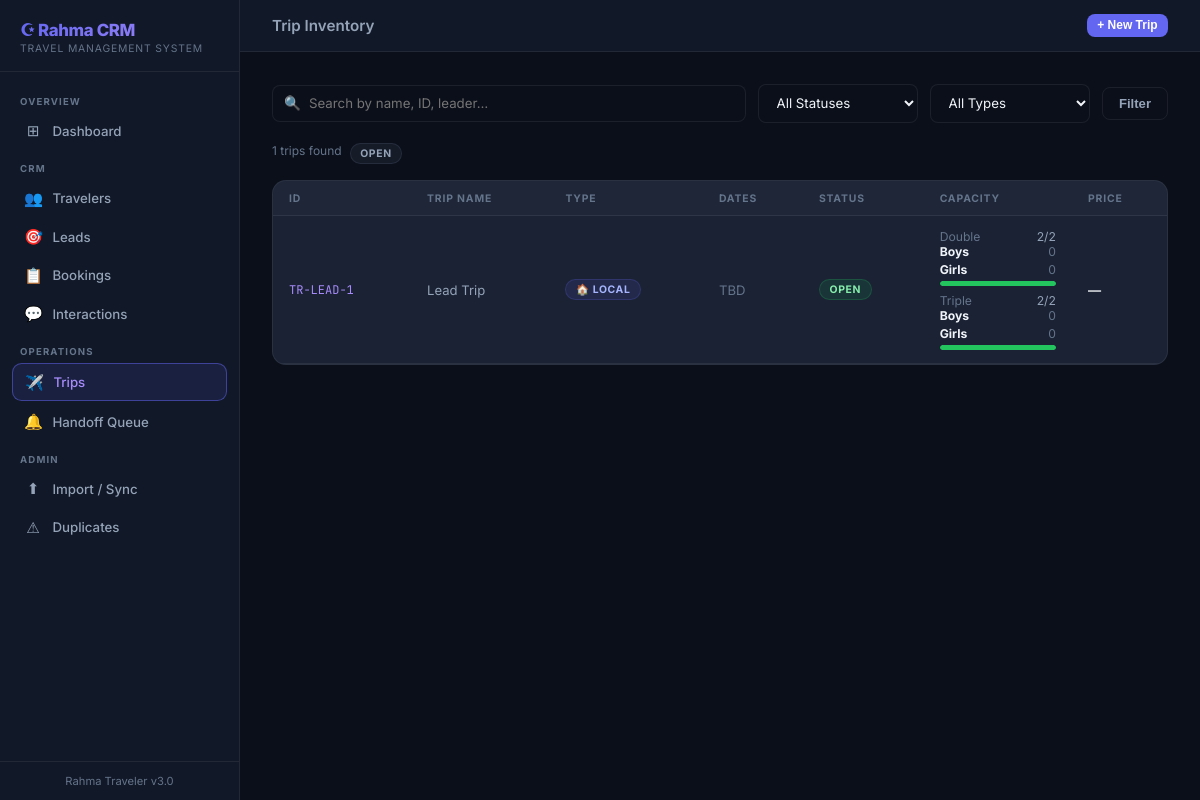
The page /trips/ on the database its author committed.
### app/models/trip.py (models this page shows, shortened)
class Trip(db.Model):
    __tablename__ = 'trips'
    trip_id = db.Column(db.String(50), primary_key=True)
    trip_name = db.Column(db.String(200), nullable=False)
    type = db.Column(db.String(50)) # Local / International
    year = db.Column(db.Integer)
    trip_leader = db.Column(db.String(100))
    start_date = db.Column(db.Date)
    end_date = db.Column(db.Date)
    sales_status = db.Column(db.String(50)) # Open / Closed / Cancelled
    data_audit = db.Column(db.Text)
    trip_window_status = db.Column(db.String(50))
    trip_availability_note = db.Column(db.Text)
    next_reengage_date = db.Column(db.Date)
    single_total = db.Column(db.Integer, default=0)
    double_total = db.Column(db.Integer, default=0)
    triple_total = db.Column(db.Integer, default=0)
    single_remaining = db.Column(db.Integer, default=0)
    double_remaining = db.Column(db.Integer, default=0)
    triple_remaining = db.Column(db.Integer, default=0)
    draft_holds_single = db.Column(db.Integer, default=0)
    draft_holds_double = db.Column(db.Integer, default=0)
    draft_holds_triple = db.Column(db.Integer, default=0)
    boys_double = db.Column(db.Integer, default=0)
    girls_double = db.Column(db.Integer, default=0)
    boys_triple = db.Column(db.Integer, default=0)
    girls_triple = db.Column(db.Integer, default=0)
    public_price = db.Column(db.String(200))
    public_description = db.Column(db.Text)
    sales_notes = db.Column(db.Text)
    bookings = db.relationship('TripBooking', backref='trip', lazy=True)

### app/routes/trips.py (the view)
@trips_bp.route('/')
def index():
    q = request.args.get('q', '')
    status = request.args.get('status', '')
    trip_type = request.args.get('type', '')
    query = Trip.query
    if q:
        query = query.filter(or_(
            Trip.trip_name.ilike(f'%{q}%'),
            Trip.trip_id.ilike(f'%{q}%'),
            Trip.trip_leader.ilike(f'%{q}%'),
        ))
    if status:
        query = query.filter(Trip.sales_status == status)
    if trip_type:
        query = query.filter(Trip.type == trip_type)
    trips = query.order_by(Trip.start_date.desc()).all()
    statuses = [r[0] for r in db.session.query(Trip.sales_status).distinct().all() if r[0]]
    types = [r[0] for r in db.session.query(Trip.type).distinct().all() if r[0]]
    return render_template('trips/index.html',
                           trips=trips,
                           q=q,
                           current_status=status,
                           current_type=trip_type,
                           statuses=statuses,
                           types=types)

### app/templates/trips/index.html (shortened to what this page needs)
{% extends "base.html" %}
{% block topbar_title %}Trip Inventory{% endblock %}
{% block topbar_actions %}
<button onclick="openModal('createTrip')" class="btn btn-primary btn-sm">+ New Trip</button>
{% endblock %}
{% block content %}
<form method="GET" action="{{ url_for('trips.index') }}" class="search-bar">
    <div class="search-input-wrap">
        <span class="search-icon">🔍</span>
        <input class="form-input" type="text" name="q" value="{{ q }}" placeholder="Search by name, ID, leader…">
    </div>
    <select class="form-select" name="status" style="width:160px">
        <option value="">All Statuses</option>
    </select>
    <select class="form-select" name="type" style="width:160px">
        <option value="">All Types</option>
    </select>
    <button type="submit" class="btn btn-ghost">Filter</button>
</form>
<div style="display:flex;gap:0.5rem;margin-bottom:1rem;flex-wrap:wrap">
    <span style="font-size:0.75rem;color:var(--text-muted)">{{ trips|length }} trips found</span>
    {% for s in statuses %}
    <a href="{{ url_for('trips.index', status=s) }}"
       style="text-decoration:none"
       class="badge {% if current_status == s %}badge-blue{% else %}badge-gray{% endif %}">{{ s }}</a>
    {% endfor %}
</div>
{% if trips %}
<div class="card" style="padding:0;overflow:hidden">
    <table class="data-table">
        <thead><tr>
            <th>ID</th>
            <th>Trip Name</th>
            <th>Type</th>
            <th>Dates</th>
            <th>Status</th>
            <th>Capacity</th>
            <th>Price</th>
        </tr></thead>
        <tbody>
        {% for trip in trips %}
        <tr onclick="window.location='{{ url_for('trips.detail', trip_id=trip.trip_id) }}'">
            <td class="mono">{{ trip.trip_id }}</td>
            <td>
                <div class="primary">{{ trip.trip_name }}</div>
            </td>
            <td>
                {% if trip.type == 'International' %}
                    <span class="badge badge-purple">🌍 {{ trip.type }}</span>
                {% else %}
                    <span class="badge badge-blue">🏠 {{ trip.type or '—' }}</span>
                {% endif %}
            </td>
            <td>
                {% if trip.start_date %}
                <div style="font-size:0.8rem;color:var(--text-main)">{{ trip.start_date.strftime('%d %b %Y') }}</div>
                <div style="font-size:0.7rem;color:var(--text-muted)">→ {{ trip.end_date.strftime('%d %b %Y') if trip.end_date else 'TBD' }}</div>
                {% else %}
                <span style="color:var(--text-muted)">TBD</span>
                {% endif %}
            </td>
            <td>
                {% if trip.sales_status == 'Open' %}<span class="badge badge-green">Open</span>
                {% elif trip.sales_status == 'Closed' %}<span class="badge badge-red">Closed</span>
                {% elif trip.sales_status == 'Cancelled' %}<span class="badge badge-gray">Cancelled</span>
                {% else %}<span class="badge badge-yellow">{{ trip.sales_status or '—' }}</span>{% endif %}
            </td>
            <td>
                {% set double_total = trip.double_total or 0 %}
                {% set triple_total = trip.triple_total or 0 %}
                <div style="display:flex;flex-direction:column;gap:0.45rem;font-size:0.76rem">
                    {% set d_pct = (trip.double_remaining / double_total * 100) if double_total else 0 %}
                    {% set t_pct = (trip.triple_remaining / triple_total * 100) if triple_total else 0 %}
                    <div>
                        <div style="display:flex;justify-content:space-between;gap:0.75rem">
                            <span style="color:var(--text-muted)">Double</span>
                            <span>{{ trip.double_remaining }}/{{ double_total }}</span>
                        </div>
                        <div style="display:flex;flex-direction:column;gap:0.2rem;color:var(--text-muted)">
                            <div style="display:flex;justify-content:space-between;gap:0.75rem">
                                <span style="font-weight:700;color:var(--text-main)">Boys</span>
                                <span>{{ trip.boys_double or 0 }}</span>
                            </div>
                            <div style="display:flex;justify-content:space-between;gap:0.75rem">
                                <span style="font-weight:700;color:var(--text-main)">Girls</span>
                                <span>{{ trip.girls_double or 0 }}</span>
                            </div>
                        </div>
                        <div class="cap-bar"><div class="cap-fill {% if d_pct > 30 %}good{% elif d_pct > 0 %}warn{% else %}empty{% endif %}" style="width:{{ d_pct }}%"></div></div>
                    </div>
                    <div>
                        <div style="display:flex;justify-content:space-between;gap:0.75rem">
                            <span style="color:var(--text-muted)">Triple</span>
                            <span>{{ trip.triple_remaining }}/{{ triple_total }}</span>
                        </div>
                        <div style="display:flex;flex-direction:column;gap:0.2rem;color:var(--text-muted)">
                            <div style="display:flex;justify-content:space-between;gap:0.75rem">
                                <span style="font-weight:700;color:var(--text-main)">Boys</span>
                                <span>{{ trip.boys_triple or 0 }}</span>
                            </div>
                            <div style="display:flex;justify-content:space-between;gap:0.75rem">
                                <span style="font-weight:700;color:var(--text-main)">Girls</span>
                                <span>{{ trip.girls_triple or 0 }}</span>
                            </div>
                        </div>
                        <div class="cap-bar"><div class="cap-fill {% if t_pct > 30 %}good{% elif t_pct > 0 %}warn{% else %}empty{% endif %}" style="width:{{ t_pct }}%"></div></div>
                    </div>
                </div>
            </td>
            <td style="color:var(--text-main);font-weight:600">{{ trip.public_price or '—' }}</td>
        </tr>
        {% endfor %}
        </tbody>
    </table>
</div>
{% endif %}
{% endblock %}

### app/templates/base.html (style rules this page uses)
*, *::before, *::after { box-sizing: border-box; margin: 0; padding: 0; }
:root { --bg-base: #0b0f1a; --bg-surface: #111827; --bg-card: #1a2234; --bg-hover: #1e2a40; --border: rgba(255,255,255,0.07); --border-act: rgba(99,102,241,0.5); --accent: #6366f1; --accent-2: #a78bfa; --text-main: #f1f5f9; --text-muted: #64748b; --text-dim: #94a3b8; --green: #22c55e; --yellow: #eab308; --red: #ef4444; --sidebar-w: 240px; }
html, body { height: 100%; font-family: 'Inter', sans-serif; background: var(--bg-base); color: var(--text-main); }
.btn { display: inline-flex; align-items: center; gap: 0.4rem; padding: 0.5rem 1rem; border-radius: 0.5rem; font-size: 0.82rem; font-weight: 600; border: none; cursor: pointer; text-decoration: none; transition: all 0.15s ease; }
.btn-primary { background: var(--accent); color: #fff; }
.btn-ghost { background: transparent; color: var(--text-dim); border: 1px solid var(--border); }
.btn-sm { padding: 0.3rem 0.65rem; font-size: 0.75rem; }
.card { background: var(--bg-card); border: 1px solid var(--border); border-radius: 0.875rem; padding: 1.5rem; }
.badge { display: inline-flex; align-items: center; padding: 0.2rem 0.6rem; border-radius: 999px; font-size: 0.65rem; font-weight: 700; text-transform: uppercase; letter-spacing: 0.06em; }
.badge-green { background: rgba(34,197,94,0.12); color: #86efac; border: 1px solid rgba(34,197,94,0.2); }
.badge-blue { background: rgba(99,102,241,0.12); color: #a5b4fc; border: 1px solid rgba(99,102,241,0.2); }
.badge-gray { background: rgba(100,116,139,0.12);color: #94a3b8; border: 1px solid rgba(100,116,139,0.2); }
.data-table { width: 100%; border-collapse: collapse; font-size: 0.82rem; }
.data-table thead th { text-align: left; padding: 0.65rem 1rem; color: var(--text-muted); font-size: 0.65rem; font-weight: 700; text-transform: uppercase; letter-spacing: 0.08em; border-bottom: 1px solid var(--border); background: rgba(255,255,255,0.02); }
.data-table tbody tr { border-bottom: 1px solid var(--border); transition: background 0.1s; cursor: pointer; }
.data-table tbody td { padding: 0.8rem 1rem; color: var(--text-dim); vertical-align: middle; }
.data-table tbody td.mono { font-family: 'JetBrains Mono', monospace; font-size: 0.75rem; color: var(--accent-2); }
.form-input, .form-select, .form-textarea { width: 100%; background: var(--bg-base); border: 1px solid var(--border); border-radius: 0.5rem; padding: 0.6rem 0.85rem; color: var(--text-main); font-size: 0.83rem; font-family: 'Inter', sans-serif; outline: none; transition: border-color 0.15s; }
.form-select option { background: var(--bg-surface); }
.search-bar { display: flex; gap: 0.75rem; align-items: center; margin-bottom: 1.25rem; flex-wrap: wrap; }
.search-input-wrap { position: relative; flex: 1; min-width: 200px; }
.search-input-wrap input { padding-left: 2.25rem; }
.search-icon { position: absolute; left: 0.75rem; top: 50%; transform: translateY(-50%); color: var(--text-muted); font-size: 0.85rem; pointer-events: none; }
.cap-bar { height: 5px; background: var(--border); border-radius: 999px; overflow: hidden; margin-top: 4px; }
.cap-fill { height: 100%; border-radius: 999px; transition: width 0.3s; }
.cap-fill.good { background: var(--green); }

### rows shown on the page
Trip: trip_id "TR-LEAD-1", trip_name "Lead Trip", type "LOCAL", shows "TBD", sales_status "OPEN", double_remaining "2", double_total "2", boys_double "0", girls_double "0", {{ d_pct }} 100.0 (drawn), triple_remaining "2", triple_total "2", boys_triple "0", girls_triple "0", {{ t_pct }} 100.0 (drawn), public_price "—"

### other values the page prints
{{ trips|length }} "1"
{{ s }} "OPEN"
